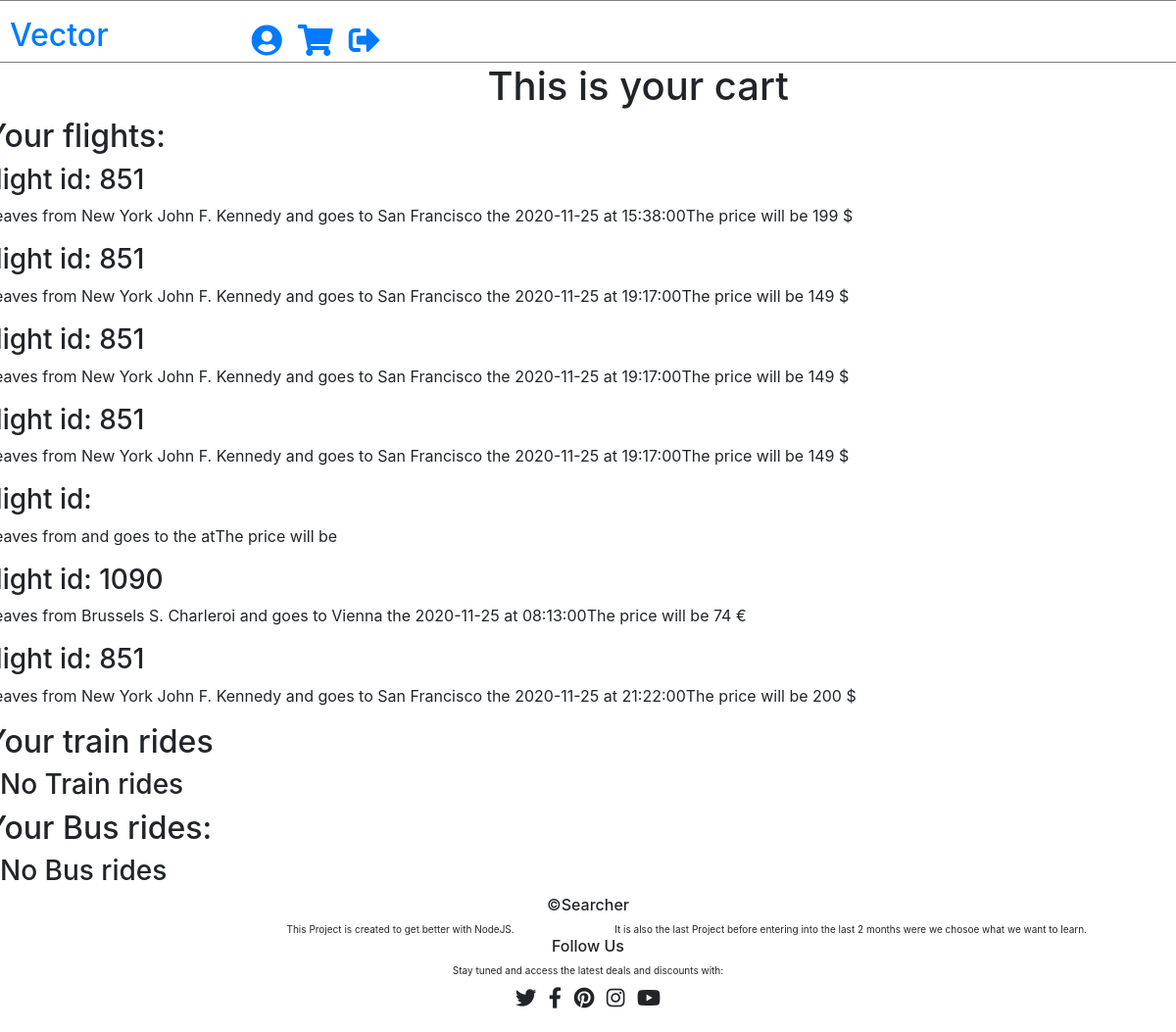
The app's page /cart (signed in) with its own data.
### app.py (models this page shows, shortened)
class flights(db.Model):
    _id = db.Column('id', db.Integer, primary_key = True)
    user_id = db.Column('user_id', db.Integer)
    carrier_id = db.Column('carrier_id', db.Integer)
    price = db.Column('price', db.Integer)
    symbol = db.Column('symbol', db.String(1))
    departure_airport = db.Column('departure_airport', db.String(100))
    destination_airport = db.Column('destination_airport', db.String(100))
    date = db.Column('date', db.String(50))
    time = db.Column('time', db.String(50))

### app.py (the view)
@app.route('/cart')
def cart():
    return render_template('cart.html', flights = flights.query.filter_by(user_id = session['id']).all())

### templates/cart.html (shortened to what this page needs)
{% extends 'base.html' %}
{% block content %}
<div class="row">
    <div class="col-xs-2 offset-5">
        <h1>This is your cart</h1>
    </div>
</div>
<div class="row">
    <h2>Your flights:</h2>
</div>
{% if flights %}
    {% for flight in flights %}
    <div class="row">
        <h3>flight id: {{ flight.carrier_id }}</h3>
    </div>
    <div class="row">
        <p>Leaves from {{ flight.departure_airport }} and goes to {{ flight.destination_airport }} the {{ flight.date }} at {{ flight.time }}</p>
        <p>The price will be {{ flight.price }} {{ flight.symbol }} </p>
    </div>
    {% endfor %}
{% else %}
    <h3>No flights</h3>
{% endif %}
<div class="row">
    <h2>Your train rides</h2>
</div>
{% if trains %}
    {% for train in trains %}
    <div class="row">
        <h3>Trains</h3>
    </div>
    {% endfor %}
{% else %}
    <h3>No Train rides</h3>
{% endif %}
<div class="row">
    <h2>Your Bus rides:</h2>
</div>
{% if buses %}
    {% for bus in buses %}
    <div class="row">
        <h3>Bus</h3>
    </div>
    {% endfor %}
{% else %}
    <h3>No Bus rides</h3>
{% endif %}
{% endblock %}

### templates/base.html (shortened to what this page needs)
<!DOCTYPE html>
<html lang="en">
<head>
    <link rel="stylesheet" href="https://pro.fontawesome.com/releases/v5.10.0/css/all.css"/>
    <link rel="stylesheet" href="https://maxcdn.bootstrapcdn.com/bootstrap/4.5.2/css/bootstrap.min.css">
    <link rel="stylesheet" type='text/css' href="{{ url_for('static', filename='style/style.css')}}">
</head>
<body>
        <div class="row" id="navbar_row" style="border: 1px solid gray;">
            <div class="col-xs-3 pl-4 pt-3 mr-4">
                <a href="/" style="text-decoration: None;">
                    <h2 class="animated_color">Vector</h2>
                </a>
            </div>
            <div class="col-xs-1 mt-4 pl-4 mr-n1 pt-1">
            </div>
            <div class="col-xs-1 offset-1 mt-4 pr-2">
                <a href="/change_profile">
                    <i class="fas fa-user-circle fa-2x"></i>
                </a>
            </div>
            <div class="col-xs-1 mt-4 px-2">
                <a href="/cart">
                    <i class="fas fa-shopping-cart fa-2x"></i>
                </a>
            </div>
            <div class="col-xs-1 mt-4 pl-2">
                <a href="/logout">
                    <i class="fas fa-sign-out-alt fa-2x"></i>
                </a>
            </div>
        </div>
{% block content %}{% endblock %}
  <div class="row justify-content-center">
    <div class="col-xs-4">
        <h6>&copy;Searcher</h6>
    </div>
</div>
<div class="row">
    <div class="col-xs-6 offset-3">
        <p style="font-size: x-small;">This Project is created to get better with NodeJS.</p>
    </div>
    <div class="col-xs-11 offset-1">
        <p style="font-size: x-small;">It is also the last Project before entering into the last 2 months were we chosoe what we want to learn.</p>
    </div>
</div>
<div class="row justify-content-center mt-n3">
    <div class="col-xs-4">
        <h6>Follow Us</h6>
    </div>
</div>
<div class="row justify-content-center">
    <div class="col-xs-6">
        <p style="font-size: x-small;">Stay tuned and access the latest deals and discounts with:</p>
    </div>
</div>
<div class="row justify-content-center mb-4">
    <div class="col-xs-6 mt-n2">
        <i class="fab fa-twitter fa-lg px-1"></i>
        <i class="fab fa-facebook-f fa-lg px-1"></i>
        <i class="fab fa-pinterest fa-lg px-1"></i>
        <i class="fab fa-instagram fa-lg px-1"></i>
        <i class="fab fa-youtube fa-lg px-1"></i>
    </div>
</div>
</body>
</html>

### static/style/style.css (style rules this page uses)
.animated_color { color: linear-gradient(267deg, #0b84b8, #0bb890, #74c031, #bfc031, #cd1d17, #cd1769, #a817cd, #5817cd, #13059e); -webkit-animation: AnimationName 30s ease infinite; animation: AnimationName 30s ease infinite; }

### records on screen
flights: carrier_id "851", departure_airport "New York John F. Kennedy", destination_airport "San Francisco", date "2020-11-25", time "15:38:00", price "199", symbol "$"
flights: carrier_id "851", departure_airport "New York John F. Kennedy", destination_airport "San Francisco", date "2020-11-25", time "19:17:00", price "149", symbol "$"
flights: carrier_id "851", departure_airport "New York John F. Kennedy", destination_airport "San Francisco", date "2020-11-25", time "19:17:00", price "149", symbol "$"
flights: carrier_id "851", departure_airport "New York John F. Kennedy", destination_airport "San Francisco", date "2020-11-25", time "19:17:00", price "149", symbol "$"
flights: carrier_id "1090", departure_airport "Brussels S. Charleroi", destination_airport "Vienna", date "2020-11-25", time "08:13:00", price "74", symbol "€"
flights: carrier_id "851", departure_airport "New York John F. Kennedy", destination_airport "San Francisco", date "2020-11-25", time "21:22:00", price "200", symbol "$"
